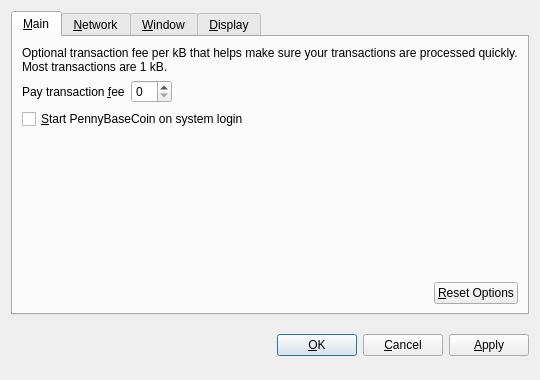
<?xml version="1.0" encoding="UTF-8"?>
<ui version="4.0">
 <class>OptionsDialog</class>
 <widget class="QDialog" name="OptionsDialog">
  <property name="geometry">
   <rect>
    <x>0</x>
    <y>0</y>
    <width>540</width>
    <height>380</height>
   </rect>
  </property>
  <property name="windowTitle">
   <string>Options</string>
  </property>
  <property name="modal">
   <bool>true</bool>
  </property>
  <layout class="QVBoxLayout" name="verticalLayout">
   <item>
    <widget class="QTabWidget" name="tabWidget">
     <property name="tabPosition">
      <enum>QTabWidget::North</enum>
     </property>
     <property name="currentIndex">
      <number>0</number>
     </property>
     <widget class="QWidget" name="tabMain">
      <attribute name="title">
       <string>&amp;Main</string>
      </attribute>
      <layout class="QVBoxLayout" name="verticalLayout_Main">
       <item>
        <widget class="QLabel" name="transactionFeeInfoLabel">
         <property name="text">
          <string>Optional transaction fee per kB that helps make sure your transactions are processed quickly. Most transactions are 1 kB.</string>
         </property>
         <property name="textFormat">
          <enum>Qt::PlainText</enum>
         </property>
         <property name="wordWrap">
          <bool>true</bool>
         </property>
        </widget>
       </item>
       <item>
        <layout class="QHBoxLayout" name="horizontalLayout_1_Main">
         <item>
          <widget class="QLabel" name="transactionFeeLabel">
           <property name="text">
            <string>Pay transaction &amp;fee</string>
           </property>
           <property name="textFormat">
            <enum>Qt::PlainText</enum>
           </property>
           <property name="buddy">
            <cstring>transactionFee</cstring>
           </property>
          </widget>
         </item>
         <item>
          <widget class="BitcoinAmountField" name="transactionFee"/>
         </item>
         <item>
          <spacer name="horizontalSpacer_1_Main">
           <property name="orientation">
            <enum>Qt::Horizontal</enum>
           </property>
           <property name="sizeHint" stdset="0">
            <size>
             <width>40</width>
             <height>20</height>
            </size>
           </property>
          </spacer>
         </item>
        </layout>
       </item>
       <item>
        <widget class="QCheckBox" name="bitcoinAtStartup">
         <property name="toolTip">
          <string>Automatically start PennyBaseCoin after logging in to the system.</string>
         </property>
         <property name="text">
          <string>&amp;Start PennyBaseCoin on system login</string>
         </property>
        </widget>
       </item>
       <item>
        <spacer name="verticalSpacer_Main">
         <property name="orientation">
          <enum>Qt::Vertical</enum>
         </property>
         <property name="sizeHint" stdset="0">
          <size>
           <width>20</width>
           <height>40</height>
          </size>
         </property>
        </spacer>
       </item>
       <item>
        <layout class="QHBoxLayout" name="horizontalLayout_2_Main">
         <item>
          <spacer name="horizontalSpacer_2_Main">
           <property name="orientation">
            <enum>Qt::Horizontal</enum>
           </property>
           <property name="sizeHint" stdset="0">
            <size>
             <width>40</width>
             <height>20</height>
            </size>
           </property>
          </spacer>
         </item>
         <item>
          <widget class="QPushButton" name="resetButton">
           <property name="toolTip">
            <string>Reset all client options to default.</string>
           </property>
           <property name="text">
            <string>&amp;Reset Options</string>
           </property>
           <property name="autoDefault">
            <bool>false</bool>
           </property>
          </widget>
         </item>
        </layout>
       </item>
      </layout>
     </widget>
     <widget class="QWidget" name="tabNetwork">
      <attribute name="title">
       <string>&amp;Network</string>
      </attribute>
      <layout class="QVBoxLayout" name="verticalLayout_Network">
       <item>
        <widget class="QCheckBox" name="mapPortUpnp">
         <property name="toolTip">
          <string>Automatically open the PennyBaseCoin client port on the router. This only works when your router supports UPnP and it is enabled.</string>
         </property>
         <property name="text">
          <string>Map port using &amp;UPnP</string>
         </property>
        </widget>
       </item>
       <item>
        <widget class="QCheckBox" name="connectSocks">
         <property name="toolTip">
          <string>Connect to the PennyBaseCoin network through a SOCKS proxy (e.g. when connecting through Tor).</string>
         </property>
         <property name="text">
          <string>&amp;Connect through SOCKS proxy:</string>
         </property>
        </widget>
       </item>
       <item>
        <layout class="QHBoxLayout" name="horizontalLayout_Network">
         <item>
          <widget class="QLabel" name="proxyIpLabel">
           <property name="text">
            <string>Proxy &amp;IP:</string>
           </property>
           <property name="textFormat">
            <enum>Qt::PlainText</enum>
           </property>
           <property name="buddy">
            <cstring>proxyIp</cstring>
           </property>
          </widget>
         </item>
         <item>
          <widget class="QValidatedLineEdit" name="proxyIp">
           <property name="maximumSize">
            <size>
             <width>140</width>
             <height>16777215</height>
            </size>
           </property>
           <property name="toolTip">
            <string>IP address of the proxy (e.g. 127.0.0.1)</string>
           </property>
          </widget>
         </item>
         <item>
          <widget class="QLabel" name="proxyPortLabel">
           <property name="text">
            <string>&amp;Port:</string>
           </property>
           <property name="textFormat">
            <enum>Qt::PlainText</enum>
           </property>
           <property name="buddy">
            <cstring>proxyPort</cstring>
           </property>
          </widget>
         </item>
         <item>
          <widget class="QLineEdit" name="proxyPort">
           <property name="maximumSize">
            <size>
             <width>55</width>
             <height>16777215</height>
            </size>
           </property>
           <property name="toolTip">
            <string>Port of the proxy (e.g. 9050)</string>
           </property>
          </widget>
         </item>
         <item>
          <widget class="QLabel" name="socksVersionLabel">
           <property name="text">
            <string>SOCKS &amp;Version:</string>
           </property>
           <property name="textFormat">
            <enum>Qt::PlainText</enum>
           </property>
           <property name="buddy">
            <cstring>socksVersion</cstring>
           </property>
          </widget>
         </item>
         <item>
          <widget class="QValueComboBox" name="socksVersion">
           <property name="toolTip">
            <string>SOCKS version of the proxy (e.g. 5)</string>
           </property>
          </widget>
         </item>
         <item>
          <spacer name="horizontalSpacer_Network">
           <property name="orientation">
            <enum>Qt::Horizontal</enum>
           </property>
           <property name="sizeHint" stdset="0">
            <size>
             <width>40</width>
             <height>20</height>
            </size>
           </property>
          </spacer>
         </item>
        </layout>
       </item>
       <item>
        <spacer name="verticalSpacer_Network">
         <property name="orientation">
          <enum>Qt::Vertical</enum>
         </property>
         <property name="sizeHint" stdset="0">
          <size>
           <width>20</width>
           <height>40</height>
          </size>
         </property>
        </spacer>
       </item>
      </layout>
     </widget>
     <widget class="QWidget" name="tabWindow">
      <attribute name="title">
       <string>&amp;Window</string>
      </attribute>
      <layout class="QVBoxLayout" name="verticalLayout_Window">
       <item>
        <widget class="QCheckBox" name="minimizeToTray">
         <property name="toolTip">
          <string>Show only a tray icon after minimizing the window.</string>
         </property>
         <property name="text">
          <string>&amp;Minimize to the tray instead of the taskbar</string>
         </property>
        </widget>
       </item>
       <item>
        <widget class="QCheckBox" name="minimizeOnClose">
         <property name="toolTip">
          <string>Minimize instead of exit the application when the window is closed. When this option is enabled, the application will be closed only after selecting Quit in the menu.</string>
         </property>
         <property name="text">
          <string>M&amp;inimize on close</string>
         </property>
        </widget>
       </item>
       <item>
        <spacer name="verticalSpacer_Window">
         <property name="orientation">
          <enum>Qt::Vertical</enum>
         </property>
         <property name="sizeHint" stdset="0">
          <size>
           <width>20</width>
           <height>40</height>
          </size>
         </property>
        </spacer>
       </item>
      </layout>
     </widget>
     <widget class="QWidget" name="tabDisplay">
      <attribute name="title">
       <string>&amp;Display</string>
      </attribute>
      <layout class="QVBoxLayout" name="verticalLayout_Display">
       <item>
        <layout class="QHBoxLayout" name="horizontalLayout_1_Display">
         <item>
          <widget class="QLabel" name="langLabel">
           <property name="text">
            <string>User Interface &amp;language:</string>
           </property>
           <property name="textFormat">
            <enum>Qt::PlainText</enum>
           </property>
           <property name="buddy">
            <cstring>lang</cstring>
           </property>
          </widget>
         </item>
         <item>
          <widget class="QValueComboBox" name="lang">
           <property name="toolTip">
            <string>The user interface language can be set here. This setting will take effect after restarting PennyBaseCoin.</string>
           </property>
          </widget>
         </item>
        </layout>
       </item>
       <item>
        <layout class="QHBoxLayout" name="horizontalLayout_2_Display">
         <item>
          <widget class="QLabel" name="unitLabel">
           <property name="text">
            <string>&amp;Unit to show amounts in:</string>
           </property>
           <property name="textFormat">
            <enum>Qt::PlainText</enum>
           </property>
           <property name="buddy">
            <cstring>unit</cstring>
           </property>
          </widget>
         </item>
         <item>
          <widget class="QValueComboBox" name="unit">
           <property name="toolTip">
            <string>Choose the default subdivision unit to show in the interface and when sending coins.</string>
           </property>
          </widget>
         </item>
        </layout>
       </item>
       <item>
        <widget class="QCheckBox" name="displayAddresses">
         <property name="toolTip">
          <string>Whether to show PennyBaseCoin addresses in the transaction list or not.</string>
         </property>
         <property name="text">
          <string>&amp;Display addresses in transaction list</string>
         </property>
        </widget>
       </item>
       <item>
        <widget class="QCheckBox" name="coinControlFeatures">
         <property name="toolTip">
          <string>Whether to show coin control features or not.</string>
         </property>
         <property name="text">
          <string>Display coin &amp;control features (experts only!)</string>
         </property>
        </widget>
       </item>
       <item>
        <spacer name="verticalSpacer_Display">
         <property name="orientation">
          <enum>Qt::Vertical</enum>
         </property>
         <property name="sizeHint" stdset="0">
          <size>
           <width>20</width>
           <height>40</height>
          </size>
         </property>
        </spacer>
       </item>
      </layout>
     </widget>
    </widget>
   </item>
   <item>
    <layout class="QHBoxLayout" name="horizontalLayout_Buttons">
     <item>
      <spacer name="horizontalSpacer_1">
       <property name="orientation">
        <enum>Qt::Horizontal</enum>
       </property>
       <property name="sizeHint" stdset="0">
        <size>
         <width>40</width>
         <height>48</height>
        </size>
       </property>
      </spacer>
     </item>
     <item>
      <widget class="QLabel" name="statusLabel">
       <property name="font">
        <font>
         <weight>75</weight>
         <bold>true</bold>
        </font>
       </property>
       <property name="text">
        <string/>
       </property>
       <property name="textFormat">
        <enum>Qt::PlainText</enum>
       </property>
       <property name="wordWrap">
        <bool>true</bool>
       </property>
      </widget>
     </item>
     <item>
      <spacer name="horizontalSpacer_2">
       <property name="orientation">
        <enum>Qt::Horizontal</enum>
       </property>
       <property name="sizeHint" stdset="0">
        <size>
         <width>40</width>
         <height>48</height>
        </size>
       </property>
      </spacer>
     </item>
     <item>
      <widget class="QPushButton" name="okButton">
       <property name="text">
        <string>&amp;OK</string>
       </property>
      </widget>
     </item>
     <item>
      <widget class="QPushButton" name="cancelButton">
       <property name="text">
        <string>&amp;Cancel</string>
       </property>
       <property name="autoDefault">
        <bool>false</bool>
       </property>
      </widget>
     </item>
     <item>
      <widget class="QPushButton" name="applyButton">
       <property name="text">
        <string>&amp;Apply</string>
       </property>
       <property name="autoDefault">
        <bool>false</bool>
       </property>
      </widget>
     </item>
    </layout>
   </item>
  </layout>
 </widget>
 <customwidgets>
  <customwidget>
   <class>BitcoinAmountField</class>
   <extends>QSpinBox</extends>
   <header>bitcoinamountfield.h</header>
  </customwidget>
  <customwidget>
   <class>QValueComboBox</class>
   <extends>QComboBox</extends>
   <header>qvaluecombobox.h</header>
  </customwidget>
  <customwidget>
   <class>QValidatedLineEdit</class>
   <extends>QLineEdit</extends>
   <header>qvalidatedlineedit.h</header>
  </customwidget>
 </customwidgets>
 <resources/>
 <connections/>
</ui>
